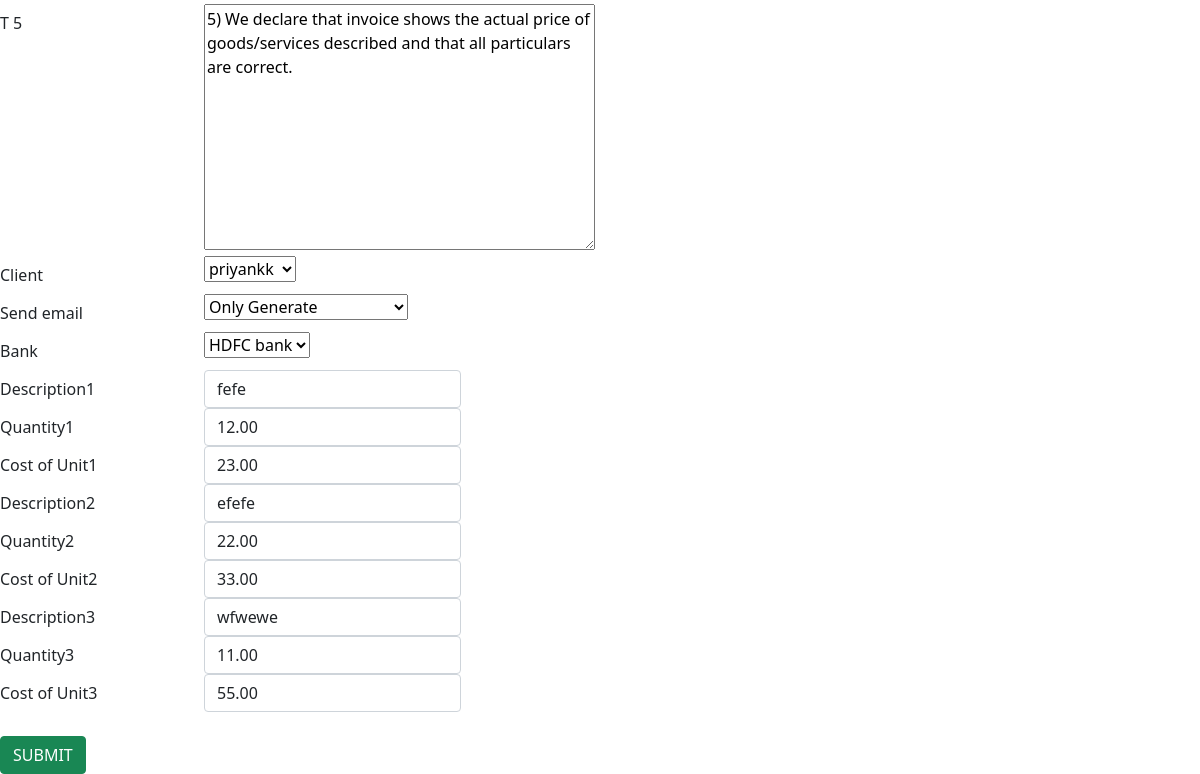
Before: /edit_invoice/2223002/ (signed in, lower part) with the older database file.
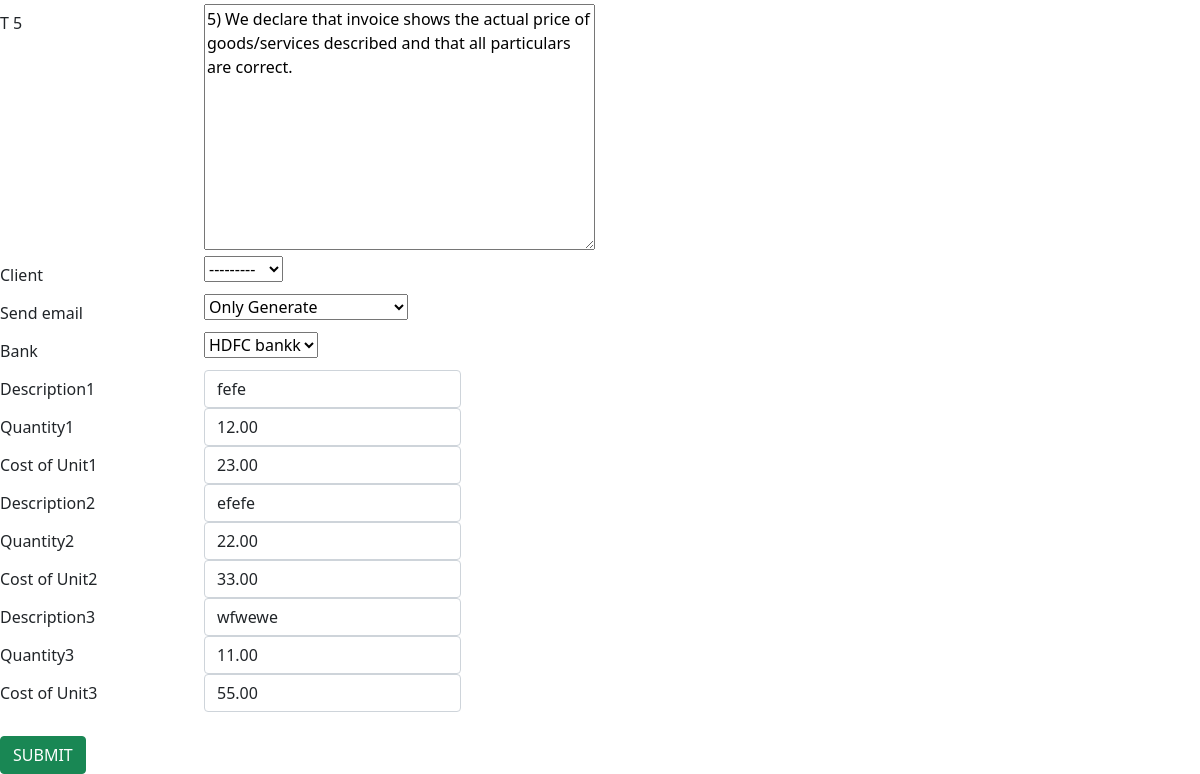
After: the same page with the newer database file.
### tecblicapp/models.py (models this page shows)
class Invoice(models.Model):
    Method = [
    ('----','----'),
    ('Cash', 'Cash'),
    ('Online', 'Online'),
    ('Cheque', 'Cheque'),
    ('Swift Transfer', 'Swift Transfer'),
    ]
    imp=[
        ('DOMESTIC','DOMESTIC'),
        ('EXPORT','EXPORT'),
        ('Inter State', 'Inter State'),
    ]
    Currency = [
    ('INR', 'INR'),
    ('USD', 'USD'),
    ('EUR', 'EUR'),
    ]
    STATUS = [
    ('PENDING', 'PENDING'),
    ('PAID', 'PAID'),
    ]
    emails=[
        ('only_generate','Only Generate'),
        ('generate_and_send','Generate And Send Mail')
    ]
    quantity_type = [
        ("No's", "No's"),
        ('HRS', 'HRS'),
        ('DAY', 'DAY'),
    ]
    invoice_no = models.IntegerField(primary_key=True, blank=True)
    sac_code = models.CharField(null=True, blank=True, max_length=6)
    invoice_date = models.DateField(null=True, blank=True)
    payment_method = models.CharField(choices=Method, default='Cash', max_length=100)
    payment_status = models.CharField(choices=STATUS, default='PAID', max_length=100)
    gross_amount=models.IntegerField(null=True,blank=True)
    cgst = models.CharField(max_length=20, null=True, blank=True,default=0)
    sgst = models.CharField(max_length=20, null=True, blank=True,default=0)
    igst = models.CharField(max_length=20, null=True, blank=True,default=0)
    currency_type=models.CharField(choices=Currency,max_length=5,default='INR')
    qty_type = models.CharField(choices=quantity_type, default='HRS', max_length=5)
    gst_type=models.CharField(choices=imp,default='DOMESTIC',max_length=20)
    t_2 = models.TextField(
        default="2) This Bill is payable by Electronic transfer/ DD/ Cheque in favor of Tecblic Private Limited. For payment made by electronic fund transfer, please send details to accounts@tecblic.com (Invoice number, Invoice amount, Tecblic Bank name and Account number, Payment date, Amount paid, TDS if applicable). Queries can be sent to us at accounts@tecblic.com.")
    t_3 = models.TextField(default="3) Please make payment within 7 days of receipt of this invoice.")
    t_4 = models.TextField(
        default="4) TDS certificate, if applicable, should be issued in favor of Tecblic Private Limited, AAHCT7338J of the Billing Entity and emailed to accounts@tecblic.com or couriered to above address.")
    t_5 = models.TextField(
        default="5) We declare that invoice shows the actual price of goods/services described and that all particulars are correct.")
    client = models.ForeignKey(clientDetail, blank=True, null=True, on_delete=models.SET_NULL)
    send_email=models.CharField(choices=emails,max_length=20,default='only_generate')
    bank = models.ForeignKey(BankDetails, blank=True, null=True, on_delete=models.SET_NULL)
    date_created = models.DateTimeField(auto_now_add=True,blank=True, null=True)
    last_updated = models.DateTimeField(auto_now=True,blank=True, null=True)

### tecblicapp/views.py (the view, shortened to what this page needs)
# urls.py: path('edit_invoice/<int:pk>/', views.edit_invoice, name="edit_invoice"),
@login_required(login_url='login')
def edit_invoice(request, pk):
    invoice = Invoice.objects.get(invoice_no=pk)
    invoice_det = InvoiceDesription.objects.filter(invoice=invoice)
    form = invoiceForm(instance=invoice)
    print("invoice_detail = >",invoice_det)
    context = {'form': form,'invoice_detail':invoice_det}
    return render(request, 'tecblicapp/invoice_edit_form.html', context)

### tecblicapp/forms.py
class invoiceForm(forms.ModelForm):
    class Meta:
        model=Invoice
        exclude=('cgst','sgst','igst','slug','uniqueId','gross_amount',)
        widgets={
            'invoice_no':forms.TextInput(attrs= {'class':'form-control','id':'invoiceid','placeholder':'Invoice No','readonly':True}),
            'invoice_date':forms.DateInput(attrs= {'class':'form-control','id':'dateid','placeholder':'Enter date','type': 'date', 'class': 'form_input','required':'required',}),
            'sac_code': forms.TextInput(attrs={'class': 'form-control', 'id': 'sacid', 'placeholder': 'SAC','value':'998314','required':'required',}),
            'payment_status':forms.Select(attrs = {'id':'payment_status','onchange':'changestatus()'})
        }

### tecblicapp/models.py (called while the page is built)
    def __str__(self):
        return self.clientName

    def __str__(self):
        return self.bank_name

### tecblicapp/templates/tecblicapp/invoice_edit_form.html (shortened to what this page needs)
<!DOCTYPE html>
<html lang="en">
<head>
     <link href="https://cdn.jsdelivr.net/npm/bootstrap@5.1.3/dist/css/bootstrap.min.css" rel="stylesheet">
</head>
<body>
<form action="" method="post">
    {% for field in form %}
    <div class="form-group row">
        <label class="col-sm-2 col-form-label">{{field.label}}</label>
        <div class="col-auto">
            {{field}}
        </div>
    </div>
    {% endfor %}
    {% for i in invoice_detail %}
    <div class="form-group row">
        <label class="col-sm-2 col-form-label">Description{{forloop.counter}}</label>
        <div class="col-auto">
            <label><input type="text" class="form-control",id="desription{{forloop.counter}}" name = "description{{forloop.counter}}" value="{{i.description}}" placeholder="Description" required></label>
        </div>
    </div>
    <div class="form-group row">
        <label class="col-sm-2 col-form-label">Quantity{{forloop.counter}}</label>
        <div class="col-auto">
            <input type="number" value="{{i.quantity}}" name="quantity{{forloop.counter}}" class="form-control",id="quantity{{forloop.counter}}" placeholder="quantity" required>
        </div>
    </div>
    <div class="form-group row">
        <label class="col-sm-2 col-form-label">Cost of Unit{{forloop.counter}}</label>
        <div class="col-auto">
            <input type="number" name="cost{{forloop.counter}}" value="{{i.cost_per_unit}}" class="form-control",id="cost{{forloop.counter}}" placeholder="Cost Per Unit" required>
        </div>
    </div>
    {% endfor %}
    <br/>
    <input type="submit" value="SUBMIT" class="btn btn-success">
</form>
</body>
</html>

Changed rows visible on the page:
changed Invoice "Only Generate": client "priyankk" → "---------"; bank "HDFC bank" → "HDFC bankk"
